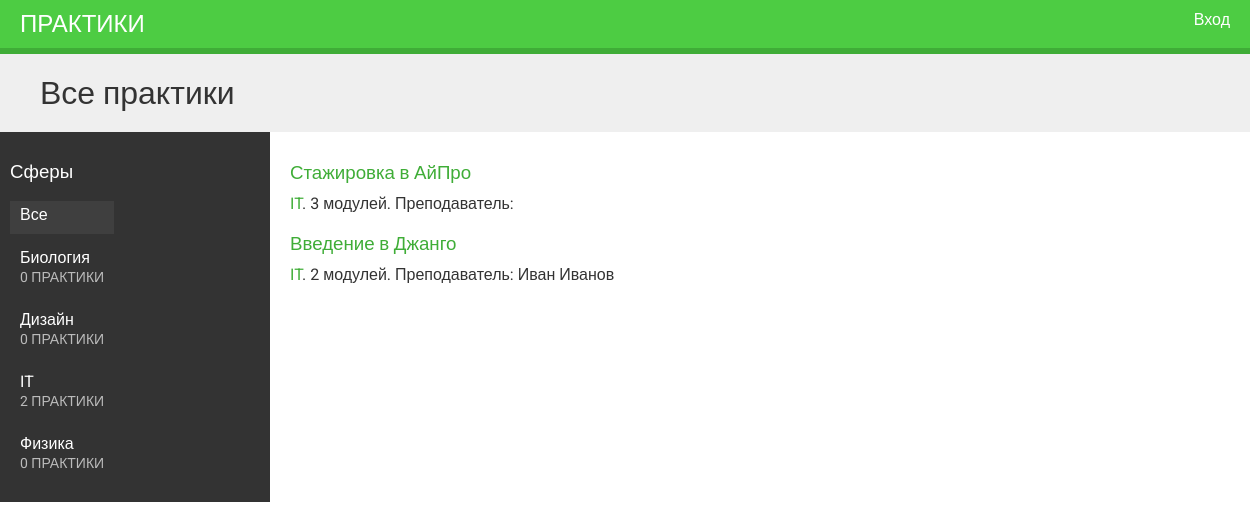
The page / on the database its author committed.
### internship/models.py (models this page shows, shortened)
class Area(models.Model):
    title = models.CharField(max_length=200)
    slug = models.SlugField(max_length=200, unique=True)
    class Meta:
        ordering = ['title']
    def __str__(self):
        return self.title

class Internship(models.Model):
    owner = models.ForeignKey(User,
                            related_name='internship_created',
                            on_delete=models.CASCADE)
    area = models.ForeignKey(Area,
                            related_name='internships',
                            on_delete=models.CASCADE)
    title = models.CharField(max_length=200)
    slug = models.SlugField(max_length=200, unique=True)
    overview = models.TextField()
    created = models.DateTimeField(auto_now_add=True)
    students = models.ManyToManyField(User,
                                        related_name='internship_joined',
                                        blank=True)
    class Meta:
        ordering = ['-created']

### internship/views.py (the view)
# urls.py: path('', InternshipListView.as_view(), name='internship_list'),
class InternshipListView(TemplateResponseMixin, View):
    model = Internship
    template_name = 'internships/internship/list.html'
    def get(self, request, area=None):
        areas = Area.objects.annotate(
            total_internships=Count('internships')
        )
        internships = Internship.objects.annotate(total_modules=Count('modules'))
        if area:
            area = get_object_or_404(Area, slug=area)
            internships = internships.filter(area=area)
        return self.render_to_response({'areas': areas,
                                        'area': area,
                                        'internships': internships})

### internship/templates/internships/internship/list.html (shortened to what this page needs)
{% extends "base.html" %}
{% block content %}
<h1>
    {% if area %}
        {{ area.title }} практики
    {% else %}
        Все практики
    {% endif %}
</h1>
<div class="contents">
    <h3>Сферы</h3>
    <ul id="modules">
        <li {% if not area %}class="selected"{% endif %}>
            <a href="{% url 'internship_list' %}">Все</a>
        </li>
        {% for s in areas %}
            <li {% if area == s %}class="selected"{% endif %}>
                <a href="{% url 'internship_list_area' s.slug %}">
                    {{ s.title }}
                    <br><span>{{ s.total_internships }} практики</span>
                </a>
            </li>
        {% endfor %}
    </ul>
</div>
<div class="module">
    {% for internship in internships %}
        {% with area=internship.area %}
            <h3><a href="{% url 'internship_detail' internship.slug %}">{{ internship.title }}</a></h3>
            <p>
                <a href="{% url 'internship_list_area' area.slug %}">{{ area }}</a>.
                {{ internship.total_modules }} модулей.
                Преподаватель: {{ internship.owner.get_full_name }}
            </p>
        {% endwith %}
    {% endfor %}
</div>
{% endblock %}

### internship/templates/base.html (shortened to what this page needs)
{% load static %}
<!DOCTYPE html>
<html lang="en">
<head>
    <link href="{% static 'css/base.css' %}" rel="stylesheet">
</head>
<body>
    <div id="header">
        <a href="/" class="logo">Практики</a>
        <ul class="menu">
            {% if request.user.is_authenticated %}
                <li><a href="{% url 'logout' %}">Выход</a></li>
            {% else %}
                <li><a href="{% url 'login' %}">Вход</a></li>
            {% endif %}
        </ul>
    </div>
    <div id="content">
        {% block content %}
        {% endblock %}
    </div>
</body>
</html>

### internship/static/css/base.css (style rules this page uses)
body { margin:0; font-family:'Roboto', sans-serif; font-weight:400; color:#333; }
a { color:#3fad37; text-decoration:none; }
ul { float:left; }
h1, h2, h3, h4, h5, h6 { font-family:'Roboto', sans-serif; font-weight:300; }
h1 { background:#efefef; width:100%; overflow:auto; padding:20px 0 20px 40px; margin:0; }
.module { padding:10px 20px; float:left; width:600px; }
.module h3 { margin:20px 0 0; padding:0; width:100%; }
.module p { margin:10px 0 20px; width:100%; float:left; }
#header { background:#4dcc43; overflow:auto; padding:10px 20px; border-bottom:6px solid #3fad37; }
#header .logo { text-decoration:none; font-family:'Roboto', sans-serif; font-weight:300; text-transform:uppercase; font-size:24px; color:#fff; float:left; }
#header a { color:#fff; }
#header .menu { list-style:none; float:right; margin:0; padding:0; }
.contents { width:20%; padding:10px; float:left; background:#333; color: #fff; font-family:'Roboto', sans-serif; }
.contents ul { list-style:none; margin:0; padding:0; }
.contents ul li { margin:0 0 10px 0; padding:4px 10px 10px; overflow:auto; }
.contents ul li.selected { background:#3f3f3f; }
.contents ul span { text-transform:uppercase; color:#bbb; font-size:14px; }
.contents ul a { display:block; color:#fff; text-decoration:none; }

### rows shown on the page
Area: title "Биология", total_internships "0"
Area: title "Дизайн", total_internships "0"
Area: title "IT", total_internships "2"
Area: title "Физика", total_internships "0"
Internship: title "Стажировка в АйПро", area "IT", total_modules "3"
Internship: title "Введение в Джанго", area "IT", total_modules "2", owner.get_full_name "Иван Иванов"
